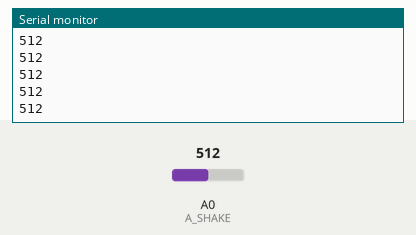
Bench run of a sketch on a simulated Arduino Uno, built with avr-gcc and run on an emulated ATmega328P. Parts: the last lines printed to the serial monitor. Inputs (shaded band) come from the test bench; at power-on: A0 (A_SHAKE) = 512.

Above: at 1.2 s.
1.3 s: A0 (A_SHAKE) set to 716
At 1.31 s:
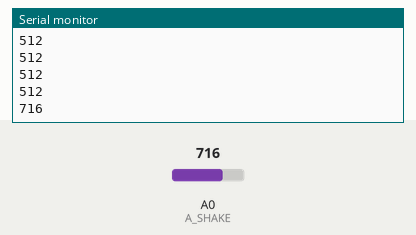
2.8 s: A0 (A_SHAKE) set to 900
At 2.81 s:
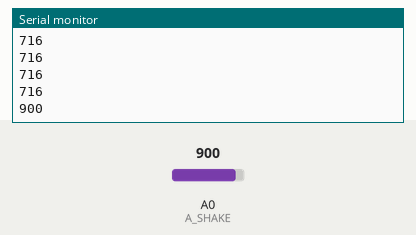
Timing chart, 0 to 5.8 s (numbered marks = the images above; inputs shaded):
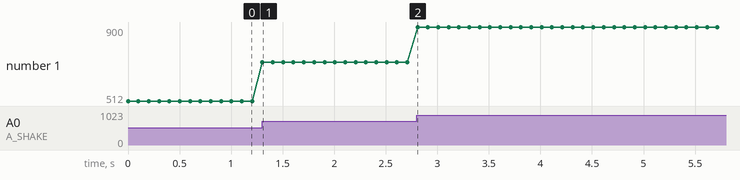

Measured:
- after the input at 1.3 s, the serial monitor: prints a new line at once (image 1)
- after the input at 2.8 s, the serial monitor: prints a new line at once (image 2)
- plotted number 1: 512 → 716 after the input at 1.3 s, 716 → 900 after the input at 2.8 s

The sketch:

vibration.ino
```cpp
#define A_SHAKE A0

bool inPeak = false;

void setup() {
  // put your setup code here, to run once:
  Serial.begin(9600);
  pinMode(A_SHAKE, INPUT);
}

void loop() {
  int bpm = calculateBpm();
  //Serial.println(bpm);
  inPeak = false;
}

int calculateBpm()
{
  int beats = 0;

    //run for 15 seconds and measure beats
    for(int i = 0; i <= 100; i++)
    {
      int analogShake = analogRead(A_SHAKE);
      Serial.println(analogShake);

      if(analogShake > 200)
      {
        if(!inPeak) {
            beats++;
            inPeak = true;
        }
      } else {
        inPeak = false;
      }
      delay(100);
    }
    return beats * 6;
  }
```
